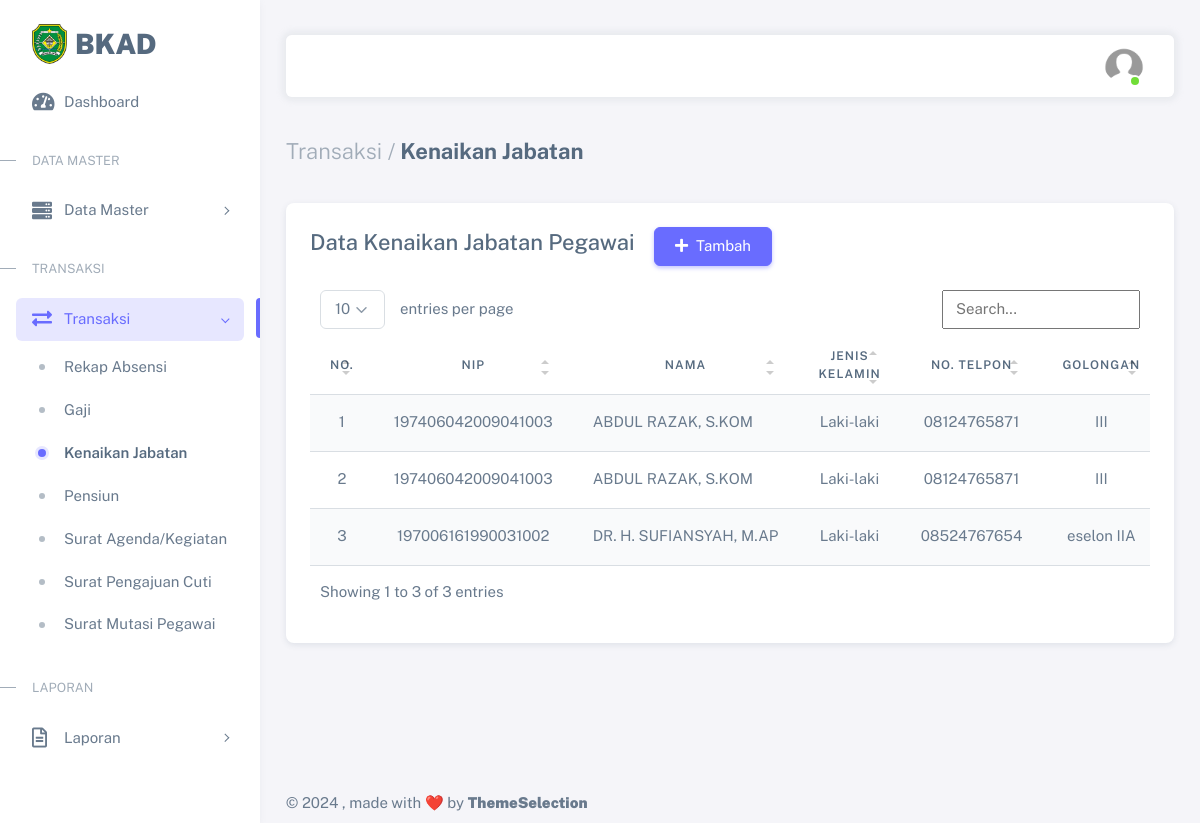
Screenshot of /admin/kenaikan.php (signed in) with the database file from the repository.
### tables this page shows
CREATE TABLE `kenaikan_jabatan` (
  `id_kenaikan` int(11) NOT NULL,
  `nip` varchar(255) NOT NULL,
  `bidang` varchar(255) NOT NULL,
  `jabatan_baru` varchar(255) NOT NULL,
  `golongan_baru` varchar(255) NOT NULL,
  `tanggal` date DEFAULT NULL
);

CREATE TABLE `t_pegawai` (
  `id_pg` int(11) NOT NULL,
  `nip` varchar(25) NOT NULL,
  `nama_lengkap` varchar(120) NOT NULL,
  `id_jabatan` int(11) NOT NULL,
  `jenis_kelamin` varchar(35) NOT NULL,
  `agama` varchar(20) NOT NULL,
  `status` varchar(20) NOT NULL,
  `tempat_lahir` varchar(120) NOT NULL,
  `tanggal_lahir` date NOT NULL,
  `alamat_rumah` varchar(200) NOT NULL,
  `no_telpon` varchar(13) NOT NULL,
  `file_foto` varchar(255) DEFAULT NULL,
  `pegawai` enum('asn','non asn') NOT NULL,
  `golongan` varchar(255) DEFAULT NULL
);

### admin/kenaikan.php (the view, shortened to what this page needs)
<?php
require_once('../head.php');
?>
<div class="layout-wrapper layout-content-navbar">
	<div class="layout-container">
		<aside id="layout-menu" class="layout-menu menu-vertical menu bg-menu-theme">
			<div class="app-brand demo d-grid">
				<a href="index.php" class="app-brand-link">
					<span class="app-brand-logo demo">
						<img src="../assets/img/logo/tapin.png" width="35" class="img-fluid">
					</span>
					<span class="app-brand-text demo menu-text fw-bolder ms-2 text-uppercase">BKAD</span>
				</a>
			</div>
			<ul class="menu-inner py-1">
				<li class="menu-item">
					<a href="index.php" class="menu-link">
						<i class="menu-icon fas fa-tachometer-alt"></i>
						<div data-i18n="Dashboard">Dashboard</div>
					</a>
				</li>
				<li class="menu-header small text-uppercase">
					<span class="menu-header-text">Data Master</span>
				</li>
				<li class="menu-item">
					<a href="javascript:void(0);" class="menu-link menu-toggle">
						<i class="menu-icon fas fa-server"></i>
						<div data-i18n="Data Master">Data Master</div>
					</a>
				</li>
				<li class="menu-header small text-uppercase">
					<span class="menu-header-text">Transaksi</span>
				</li>
				<li class="menu-item active open">
					<a href="javascript:void(0);" class="menu-link menu-toggle">
						<i class="menu-icon fas fa-exchange-alt"></i>
						<div data-i18n="Transaksi">Transaksi</div>
					</a>
					<ul class="menu-sub">
						<li class="menu-item">
							<a href="absensi.php" class="menu-link">
								<div data-i18n="Absensi">Rekap Absensi</div>
							</a>
						</li>
						<li class="menu-item">
							<a href="gaji.php" class="menu-link">
								<div data-i18n="Gaji">Gaji</div>
							</a>
						</li>
						<li class="menu-item active">
							<a href="kenaikan.php" class="menu-link">
								<div data-i18n="Kenaikan Jabatan">Kenaikan Jabatan</div>
							</a>
						</li>
						<li class="menu-item">
							<a href="pensiun.php" class="menu-link">
								<div data-i18n="Pensiun">Pensiun</div>
							</a>
						</li>
						<li class="menu-item">
							<a href="agenda.php" class="menu-link">
								<div data-i18n="Surat Agenda">Surat Agenda/Kegiatan</div>
							</a>
						</li>
						<li class="menu-item">
							<a href="cuti.php" class="menu-link">
								<div data-i18n="Surat Pengajuan Cuti">Surat Pengajuan Cuti</div>
							</a>
						</li>
						<li class="menu-item">
							<a href="mutasi.php" class="menu-link">
								<div data-i18n="Surat Mutasi Pegawai">Surat Mutasi Pegawai</div>
							</a>
						</li>
					</ul>
				</li>
				<li class="menu-header small text-uppercase">
					<span class="menu-header-text">Laporan</span>
				</li>
				<li class="menu-item">
					<a href="javascript:void(0);" class="menu-link menu-toggle">
						<i class="menu-icon far fa-file-alt"></i>
						<div data-i18n="Laporan">Laporan</div>
					</a>
				</li>
			</ul>
		</aside>
		<div class="layout-page">
			<nav class="layout-navbar container-xxl navbar navbar-expand-xl navbar-detached align-items-center bg-navbar-theme" id="layout-navbar">
				<div class="navbar-nav-right d-flex align-items-center" id="navbar-collapse">
					<ul class="navbar-nav flex-row align-items-center ms-auto">
						<li class="nav-item navbar-dropdown dropdown-user dropdown">
							<a class="nav-link dropdown-toggle hide-arrow" href="javascript:void(0);" data-bs-toggle="dropdown">
								<div class="avatar avatar-online">
									<img src="../assets/img/avatars/user.png" alt class="w-px-40 h-auto rounded-circle" />
								</div>
							</a>
						</li>
					</ul>
				</div>
			</nav>
			<div class="content-wrapper">
				<div class="container-xxl flex-grow-1 container-p-y">
					<h4 class="fw-bold py-3 mb-4"><span class="text-muted fw-light">Transaksi /</span> Kenaikan Jabatan</h4>
					<div class="row">
						<div class="col-md-6 col-lg-4 col-xl-12 order-0 mb-4">
							<div class="card">
								<div class="card-header pb-3">
									<h4 class="mb-2 d-inline-block">Data Kenaikan Jabatan Pegawai</h4>
									<a class="btn btn-primary ms-3" href="kenaikan_in.php">
										<i class="fas fa-plus me-1"></i>
										Tambah
									</a>
								</div>
								<div class="card-body">
									<div class="table-responsive">
										<table class="table table-striped table-hover table-fixed table-flush" id="table1" width="100%">
											<thead>
												<tr>
													<th style="vertical-align: middle;" class="text-center">No.</th>
													<th style="vertical-align: middle;" class="text-center">NIP</th>
													<th style="vertical-align: middle;" class="text-center">Nama</th>
													<th style="vertical-align: middle;" class="text-center">Jenis Kelamin</th>
													<th style="vertical-align: middle;" class="text-center">No. Telpon</th>
													<th style="vertical-align: middle;" class="text-center">Golongan</th>
												</tr>
											</thead>
											<tbody>
												<?php
												$query = mysqli_query(
													$koneksi,
													"SELECT * FROM kenaikan_jabatan
													INNER JOIN T_pegawai ON kenaikan_jabatan.nip = t_pegawai.nip
													ORDER BY id_kenaikan DESC"
												);
												$no = 1;
												while ($data = mysqli_fetch_array($query)) { ?>
													<tr>
														<td style="vertical-align: middle;" class="text-center">
															<?= $no++ ?>
														</td>
														<td style="vertical-align: middle;" class="text-center text-nowrap">
															<?= $data['nip'] ?>
														</td>
														<td style="vertical-align: middle;" class="text-nowrap">
															<?= $data['nama_lengkap']; ?>
														</td>
														<td style="vertical-align: middle;" class="text-center text-nowrap">
															<?= $data['jenis_kelamin']; ?>
														</td>
														<td style="vertical-align: middle;" class="text-center text-nowrap">
															<?= $data['no_telpon']; ?>
														</td>
														<td style="vertical-align: middle;" class="text-center text-nowrap">
															<?= $data['golongan_baru']; ?>
														</td>
													</tr>
												<?php } ?>
											</tbody>
										</table>
									</div>
								</div>
							</div>
						</div>
					</div>
				</div>
				<?php require_once("../footer.php"); ?>

### assets/css/demo.css (style rules this page uses)
.menu .app-brand.demo { height: 64px; margin-top: 12px; }
.app-brand-text.demo { font-size: 1.75rem; letter-spacing: -0.5px; text-transform: lowercase; }

### rows the page displays
kenaikan_jabatan: t_pegawai.nip "197406042009041003", t_pegawai.nama_lengkap "ABDUL RAZAK, S.KOM", t_pegawai.jenis_kelamin "Laki-laki", t_pegawai.no_telpon "08124765871", golongan_baru "III"
kenaikan_jabatan: t_pegawai.nip "197406042009041003", t_pegawai.nama_lengkap "ABDUL RAZAK, S.KOM", t_pegawai.jenis_kelamin "Laki-laki", t_pegawai.no_telpon "08124765871", golongan_baru "III"
kenaikan_jabatan: t_pegawai.nip "197006161990031002", t_pegawai.nama_lengkap "DR. H. SUFIANSYAH, M.AP", t_pegawai.jenis_kelamin "Laki-laki", t_pegawai.no_telpon "08524767654", golongan_baru "eselon IIA"
